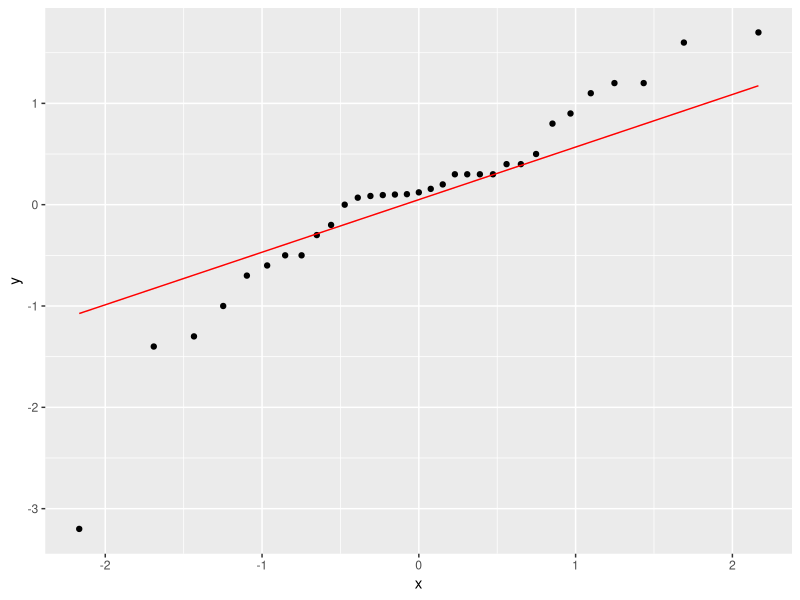

This figure's R source: (Note: this script raises an error after producing the figure.)
## ---- chunk 1
library(tidyverse); library(knitr); library(ggplot2); library(kableExtra); library(readxl); library(dplyr); library(flextable); library(pbkrtest); library(broom)
Resultatskjema <- read_excel("Data/Resultatskjema.xlsx", na = "NA")
Resultatskjema.ITT <- read_excel("Data/Resultatskjema_ITT.xlsx", na = "NA")

# analyse intention to treat 
itt.pwv <- Resultatskjema.ITT %>%
  select(id, group, sex, time, pwv) %>%
  mutate(time = factor(time, levels = c("pre", "post"),
                       labels = c("Pre", "Post")),
         group = factor(group, levels = c("fls", "kon"),
                        labels = c("Intervensjon", "Kontroll"))) %>% 
  pivot_wider(names_from = time,
              values_from = pwv) %>%
  mutate(change.pwv.itt = Post - Pre) %>%
  mutate(change.pwv.itt.pros = ((Post - Pre) / Pre) * 100) %>%
  group_by(group) %>%
  print()

# sjekker normalfordelingen 
ggplot(itt.pwv, aes(sample = change.pwv.itt)) + stat_qq() + stat_qq_line(col = "red")

# analyse av endringsscore fra pre til post mellom gruppene
itt.pwv.lm <- lm(change.pwv.itt ~ group, data = itt.pwv)
summary(itt.pwv.lm)

# cohens d
cohensD(change.pwv.itt ~ group, dat = itt.pwv)

# sjekker for kovariat
itt.pwv.lm.co. <- lm(change.pwv.itt ~ group + sex + Pre, data = itt.pwv)
summary(itt.pwv.lm.co.)

itt.pwv.lm.co.pre <- lm(change.pwv.itt ~ group + Pre, data = itt.pwv)
summary(itt.pwv.lm.co.pre)

itt.pwv.lm.co.sex <- lm(change.pwv.itt ~ group + sex, data = itt.pwv)
summary(itt.pwv.lm.co.sex)

# lager et datasett med gjennomsnittsverdier av endring for bruk i graf
mean.itt.pwv <- itt.pwv %>%
  summarise(mean.pwv = mean(change.pwv.itt, na.rm = TRUE),
            sd.pwv = sd(change.pwv.itt, na.rm = TRUE)) %>%
  print()

# lager et datasett for bruk til individuelle verdier i graf (uten dropped out)
dropout.itt.pwv <- itt.pwv %>%
  filter(id != "tr031 10541") %>%
  filter(id != "tr031 13404") %>%
  filter(id != "tr031 11421") %>%
  filter(id != "tr031 004") %>%
  filter(id != "tr031 008") %>%
  filter(id != "tr031 001") %>%
  filter(id != "tr031 016") %>%
  print()

# lager graf
figur.pwv.itt <- mean.itt.pwv %>%
  ggplot(aes(group, mean.pwv, group = group)) + geom_boxplot(width = 0.3, fill = "white", colour = "black") + geom_errorbar(aes(ymin = mean.pwv - sd.pwv, ymax = mean.pwv + sd.pwv), width = 0.1) + theme_classic() + geom_point(data = dropout.itt.pwv, aes(group, change.pwv.itt), size = 2, alpha = 0.4) + labs(x = "", y = paste("Endring fra pre- til posttest", "i pulsbølgehastighet (m/s)", sep="\n")) + geom_hline(yintercept = 0, linetype = "solid", color = "black") + theme(axis.title = element_text(size = 11), axis.text.x = element_text(size = 10), axis.text.y = element_text(size = 10)) + ylim(-3.5, 2) + theme(axis.text.x = element_text(angle=20, vjust = 0.5))

figur.pwv.itt
## ---- chunk 2
library(tidyverse); library(knitr); library(ggplot2); library(kableExtra); library(readxl); library(dplyr); library(flextable); library(pbkrtest); library(broom)
Resultatskjema <- read_excel("Data/Resultatskjema.xlsx", na = "NA")

# analyse per protocl 1 treningsøkt per uke

# ordner et datasett for grafisk fremstilling med individuelle endringer fra pre til post i prosent og endringsscore for bruk i statistiske tester
pp.pwv <- Resultatskjema %>%
  select(id, sex, group, time, pwv) %>%
  filter(id != "tr031 012") %>% 
  filter(id != "tr031 013") %>% 
  filter(id != "tr031 010") %>% 
  filter(id != "tr031 007") %>%
  # fjerner drop out
  filter(id != "tr031 10541") %>%
  filter(id != "tr031 13404") %>%
  filter(id != "tr031 11421") %>%
  filter(id != "tr031 004") %>%
  filter(id != "tr031 008") %>%
  filter(id != "tr031 001") %>%
  filter(id != "tr031 016") %>%
  mutate(time = factor(time, levels = c("pre", "post"),
                       labels = c("Pre", "Post")),
         group = factor(group, levels = c("fls", "kon"),
                        labels = c("Intervensjon", "Kontroll"))) %>% 
  pivot_wider(names_from = time,
              values_from = pwv) %>%
  mutate(change.pwv.pp = Post - Pre) %>%
  mutate(change.pwv.pp.pros = ((Post - Pre)/ Pre) * 100) %>%
  group_by(group) %>%
  print()

# sjekker normalfordelingen 
ggplot(pp.pwv, aes(sample = change.pwv.pp)) + stat_qq() + stat_qq_line(col = "red")

# analyse av endringsscore fra pre til post mellom gruppene
pp.pwv.lm <- lm(change.pwv.pp ~ group, data = pp.pwv)
summary(pp.pwv.lm)

# cohens d
cohensD(change.pwv.pp ~ group, dat = pp.pwv)

# sjekker for kovariat
pp.pwv.lm.co <- lm(change.pwv.pp ~ group + sex + Pre, data = pp.pwv)
summary(pp.pwv.lm.co)

pp.pwv.lm.co.pre <- lm(change.pwv.pp ~ group + Pre, data = pp.pwv)
summary(pp.pwv.lm.co.pre)

pp.pwv.lm.co.sex <- lm(change.pwv.pp ~ group + sex + Pre, data = pp.pwv)
summary(pp.pwv.lm.co.sex)

# lager et datasett med gjennomsnittsverdier av prosentvis endring for bruk i graf
mean.pp.pwv <- pp.pwv %>%
  summarise(mean.pwv.pp = mean(change.pwv.pp, na.rm = TRUE),
            sd.pwv.pp = sd(change.pwv.pp, na.rm = TRUE)) %>%
  print()

figur.pwv.pp <- mean.pp.pwv %>%
  ggplot(aes(group, mean.pwv.pp, group = group)) + geom_boxplot(width = 0.3, fill = "white", colour = "black") + geom_errorbar(aes(ymin = mean.pwv.pp - sd.pwv.pp, ymax = mean.pwv.pp + sd.pwv.pp), width = 0.1) + theme_classic() + geom_point(data = pp.pwv, aes(group, change.pwv.pp), size = 2, alpha = 0.4) + labs(x = "", y = element_blank()) + geom_hline(yintercept = 0, linetype = "solid", color = "black") + theme(axis.title = element_text(size = 11), axis.text.x = element_text(size = 10), axis.text.y = element_text(size = 10)) + ylim(-3.5, 2) + theme(axis.text.x = element_text(angle=20, vjust = 0.5))

figur.pwv.pp
## ---- chunk 3
library(tidyverse); library(knitr); library(ggplot2); library(kableExtra); library(readxl); library(dplyr); library(flextable); library(pbkrtest); library(broom); library(ggsignif)
Resultatskjema <- read_excel("Data/Resultatskjema.xlsx", na = "NA")

# analyse per protocl 2 treningsøkter per uke

# ordner et datasett for grafisk fremstilling med individuelle endringer fra pre til post i prosent og endringsscore for bruk i statistiske tester
ppm.pwv <- Resultatskjema %>%
  select(id, sex, group, time, pwv) %>%
  # filtrerer ut irrelevante datapunkter
  filter(id != "tr031 012") %>% 
  filter(id != "tr031 013") %>% 
  filter(id != "tr031 010") %>% 
  filter(id != "tr031 007") %>% 
  filter(id != "tr031 002") %>% 
  filter(id != "tr031 006") %>% 
  filter(id != "tr031 009") %>% 
  filter(id != "tr031 015") %>%
  filter(id != "tr031 014") %>%
  # fjerner drop out
  filter(id != "tr031 10541") %>%
  filter(id != "tr031 13404") %>%
  filter(id != "tr031 11421") %>%
  filter(id != "tr031 004") %>%
  filter(id != "tr031 008") %>%
  filter(id != "tr031 001") %>%
  filter(id != "tr031 016") %>%
  mutate(time = factor(time, levels = c("pre", "post"),
                       labels = c("Pre", "Post")),
         group = factor(group, levels = c("fls", "kon"),
                        labels = c("Intervensjon", "Kontroll"))) %>% 
  pivot_wider(names_from = time,
              values_from = pwv) %>%
  mutate(change.pwv.ppm = Post - Pre) %>%
  mutate(change.pwv.pros.ppm = ((Post - Pre)/ Pre) * 100) %>%
  group_by(group) %>%
  print()

# sjekker normalfordelingen 
ggplot(ppm.pwv, aes(sample = change.pwv.ppm)) + stat_qq() + stat_qq_line(col = "red")

# analyse av endringsscore fra pre til post mellom gruppene
ppm.pwv.lm <- lm(change.pwv.ppm ~ group, data = ppm.pwv)
summary(ppm.pwv.lm)

# cohens d
cohensD(change.pwv.ppm ~ group, dat = ppm.pwv)

# sjekker for kovariat
ppm.pwv.lm.co <- lm(change.pwv.ppm ~ group + sex + Pre, data = ppm.pwv)
summary(ppm.pwv.lm.co)

ppm.pwv.lm.co.pre <- lm(change.pwv.ppm ~ group + Pre, data = ppm.pwv)
summary(ppm.pwv.lm.co.pre)

ppm.pwv.lm.co.sex <- lm(change.pwv.ppm ~ group + sex + Pre, data = ppm.pwv)
summary(ppm.pwv.lm.co.sex)

# lager et datasett med gjennomsnittsverdier av prosentvis endring for bruk i graf
mean.ppm.pwv <- ppm.pwv %>%
  summarise(mean.pwv.ppm = mean(change.pwv.ppm, na.rm = TRUE),
            sd.pwv.ppm = sd(change.pwv.ppm, na.rm = TRUE)) %>%
  print()

figur.pwv.ppm <- mean.ppm.pwv %>%
  ggplot(aes(group, mean.pwv.ppm, group = group)) + geom_boxplot(width = 0.3, fill = "white", colour = "black") + geom_errorbar(aes(ymin = mean.pwv.ppm - sd.pwv.ppm, ymax = mean.pwv.ppm + sd.pwv.ppm), width = 0.1) + theme_classic() + geom_point(data = ppm.pwv, aes(group, change.pwv.ppm), size = 2, alpha = 0.4) + labs(x = "", y = element_blank()) + geom_hline(yintercept = 0, linetype = "solid", color = "black") + theme(axis.title = element_text(size = 11), axis.text.x = element_text(size = 10), axis.text.y = element_text(size = 10)) + ylim(-3.5, 2) + theme(axis.text.x = element_text(angle=20, vjust = 0.5))

figur.pwv.ppm

library(cowplot)
plot_grid(figur.pwv.itt, figur.pwv.pp, figur.pwv.ppm, nrow = 1, labels = c('A', 'B', 'C'), align = "hv")
